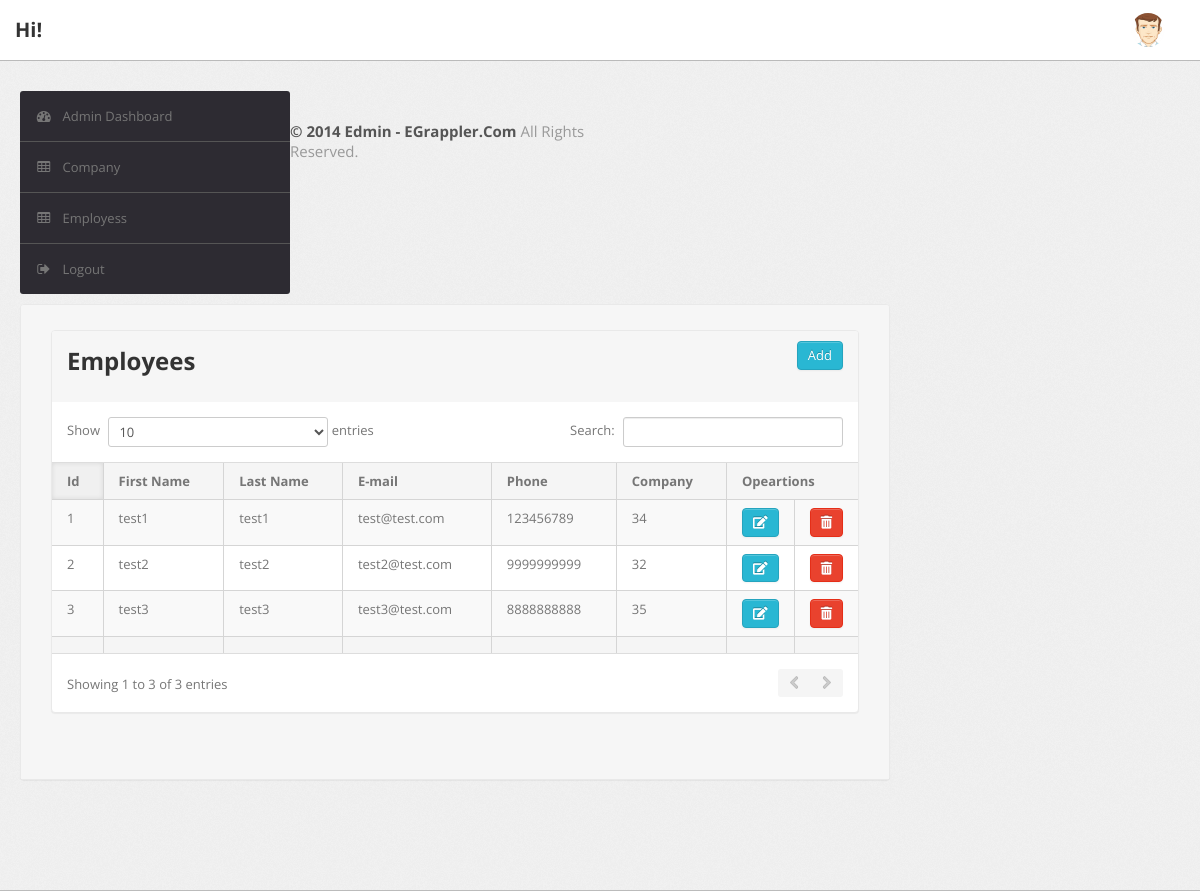
The page /emtable.php on the database its author committed.
### tables this page shows
CREATE TABLE `employees` (
  `id` int(11) NOT NULL,
  `firstname` varchar(255) NOT NULL,
  `lastname` varchar(255) NOT NULL,
  `company` varchar(255) NOT NULL,
  `email` varchar(255) NOT NULL,
  `phone` varchar(255) NOT NULL
);

### emtable.php (the view, shortened to what this page needs)
<?php include("header.php");?>
						<div class="module-body">
						<div class="module">
							<div class="module-head">
								<a href="emadd.php" class="btn btn-info" style="float:right;">Add</a>
								<h2>Employees</h2>
							</div>
							<div class="module-body table">
								<table cellpadding="0" cellspacing="0" border="0" class="datatable-1 table table-bordered table-striped	 display" width="100%">
									<thead>
										<tr>
											<th>Id</th>
											<th>First Name</th>
											<th>Last Name</th>
											<th>E-mail</th>
											<th>Phone</th>
											<th>Company</th>
											<th colspan="2">Opeartions</th>
										</tr>
									</thead>
									<tbody>
										<?php
											$select = "select * from `employees`";
											$query = mysqli_query($con,$select);
											$id = 1;
											while($res=mysqli_fetch_array($query)){
												?>
										<tr>
											<td class="center"><?php echo $id++ ?></td>
											<td class="center"><?php echo $res['firstname'] ?></td>
											<td class="center"><?php echo $res['lastname'] ?></td>
											<td class="center"><?php echo $res['email'] ?></td>
											<td class="center"><?php echo $res['phone'] ?></td>
											<td class="center"><?php echo $res['company'] ?></td>
											<td class="center"><a href="empedit.php?id=<?php echo $res['id'] ?>" class="btn btn-info"><i class="fa fa-edit"></i></a></td>
											<td class="center"><a href="empdelete.php?id=<?php echo $res['id'] ?>" class="btn btn-danger"><i class="fa fa-trash-alt"></i></a></td>
										</tr>
												<?php
											}
										?>
									</tbody>
									<tfoot>
										<tr>
											<th></th>
											<th></th>
											<th></th>
											<th></th>
											<th></th>
											<th></th>
											<th></th>
											<th></th>
										</tr>
									</tfoot>
								</table>
							</div>
						</div>
					<br />
					</div>
				</div>
			</div>
		</div>
	</div>
	<div class="footer">
		<div class="container">
			<p><b class="copyright">&copy; 2014 Edmin - EGrappler.com </b> All rights reserved.</p>
		</div>
	</div>
</body>

### header.php (shortened to what this page needs)
<!DOCTYPE html>
<html lang="en">
<head>
    <head>
        <link type="text/css" href="bootstrap/css/bootstrap.min.css" rel="stylesheet">
        <link type="text/css" href="bootstrap/css/bootstrap-responsive.min.css" rel="stylesheet">
        <link type="text/css" href="css/theme.css" rel="stylesheet">
        <link type="text/css" href="images/icons/css/font-awesome.css" rel="stylesheet">
        <link rel="stylesheet" href="https://cdnjs.cloudflare.com/ajax/libs/font-awesome/5.15.3/css/all.min.css" />
    </head>
    <body>
        <div class="navbar navbar-fixed-top">
            <div class="navbar-inner">
                <div class="container">
                        <a class="brand" href="home.php">Hi! <?php echo $_SESSION['name'];?></a>
                    <div class="nav-collapse collapse navbar-inverse-collapse">
                        <ul class="nav pull-right">
                            <li class="nav-user dropdown"><a href="#" class="dropdown-toggle" data-toggle="dropdown">
                                <img src="images/user.png" class="nav-avatar" />
                                </a>
                            </li>
                        </ul>
                    </div>
                </div>
            </div>
        </div>
        <div class="wrapper">
            <div class="container-fluid">
                <div class="row">
                    <div class="span3">
                        <div class="sidebar">
                            <ul class="widget widget-menu unstyled">
                                <li class="active"><a href="home.php"><i class="menu-icon icon-dashboard"></i>Admin Dashboard
                                </a></li>
                                 <li><a href="codisplay.php"><i class="menu-icon icon-table"></i>Company</a></li>
                                 <li><a href="emtable.php"><i class="menu-icon icon-table"></i>Employess</a></li>
                                 <li><a href="logout.php"><i class="menu-icon icon-signout"></i>Logout </a></li>
                            </ul>
                        </div>
                    </div>
                    <div class="span9">
                    <div class="content">
                        <div class="module">
                            <div class="module-head">

### rows shown on the page
employees: firstname "test1", lastname "test1", email "test@test.com", phone "123456789", company "34"
employees: firstname "test2", lastname "test2", email "test2@test.com", phone "9999999999", company "32"
employees: firstname "test3", lastname "test3", email "test3@test.com", phone "8888888888", company "35"
